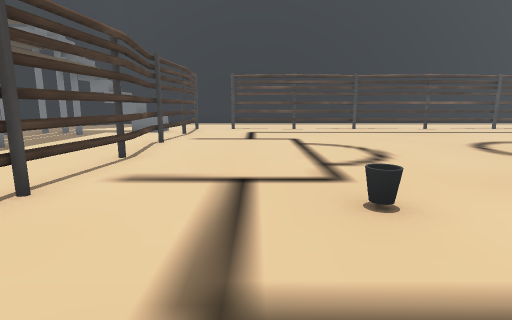
[1] (above)

20 first-person views from a walk through a 3-D level made in the Unity game engine. The camera is 1.2 m above the floor, tilts 10° down and sees 80° across. The floor is counted in squares, 1 m on a side. Each view is taken from the middle of a square. On the plan, view 1 faces up. The plan holds only what a view shows up to about 13 squares ahead; the rest is blank. The place goes on beyond the plan. The player is left out.

[2]
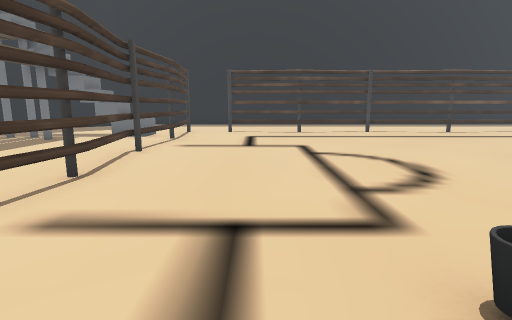

[3]
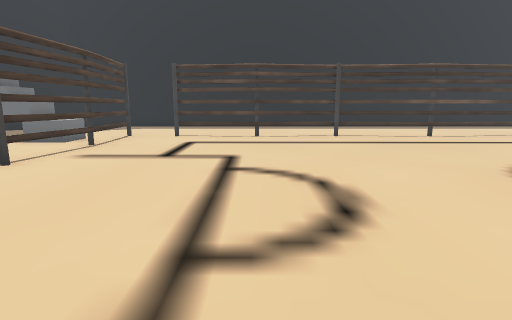

[4]
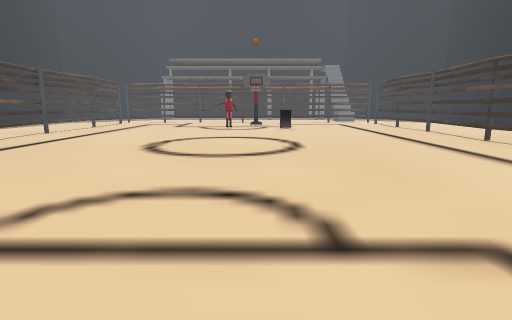

[5]
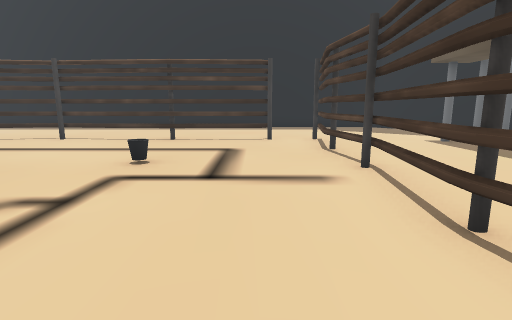

[6]
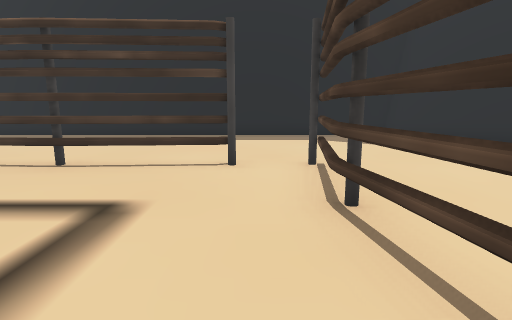

[7]
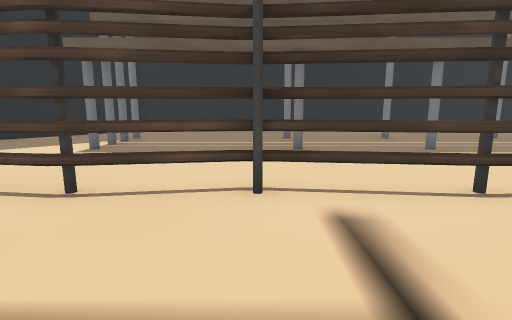

[8]
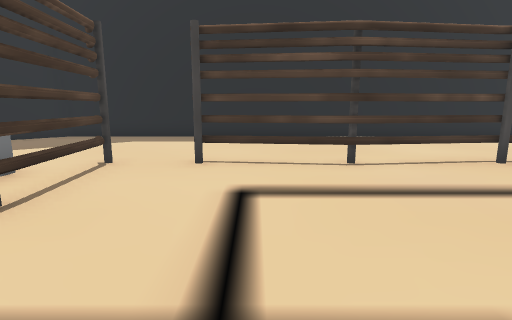

[9]
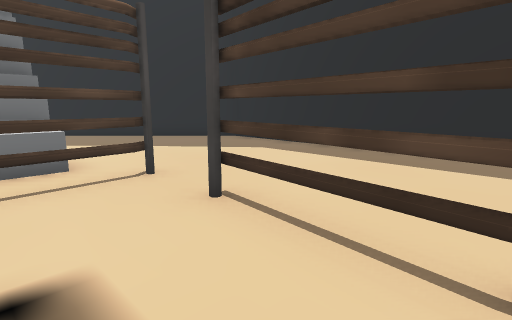

[10]
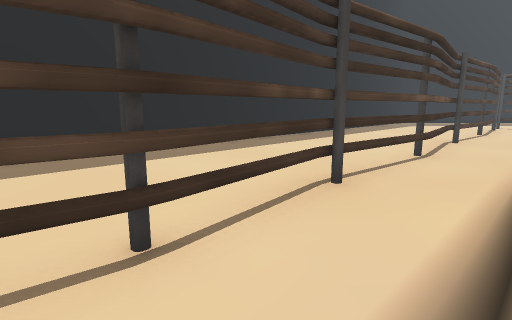

[11]
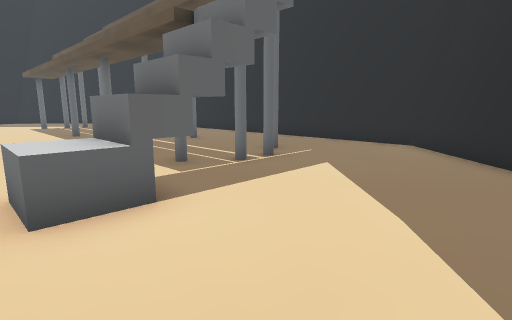

[12]
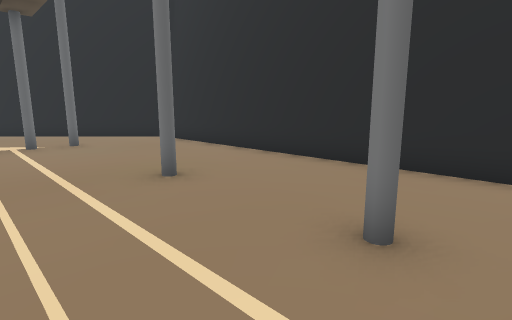

[13]
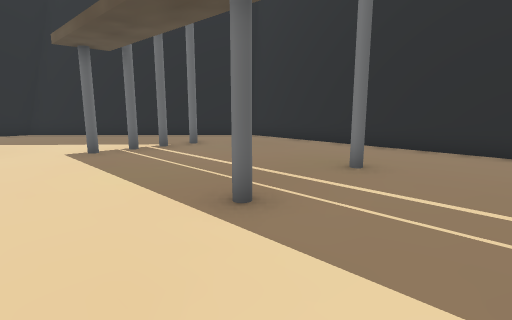

[14]
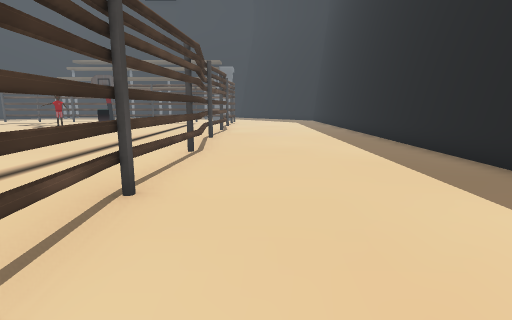

[15]
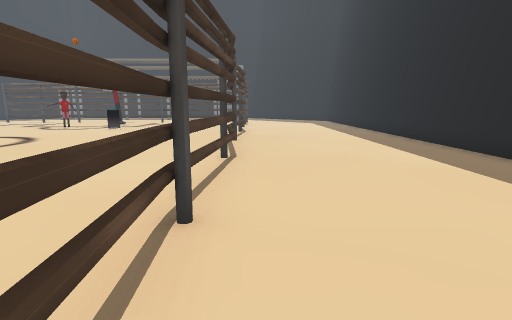

[16]
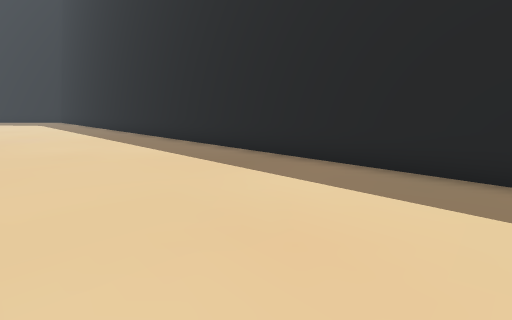

[17]
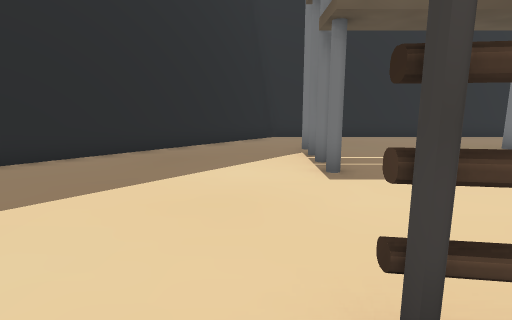

[18]
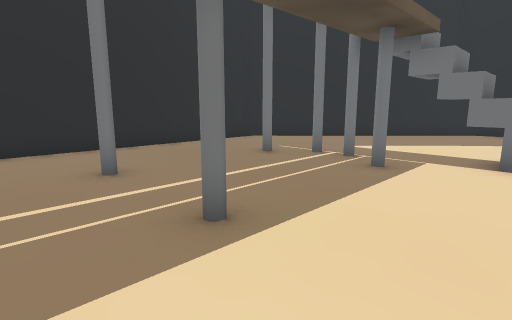

[19]
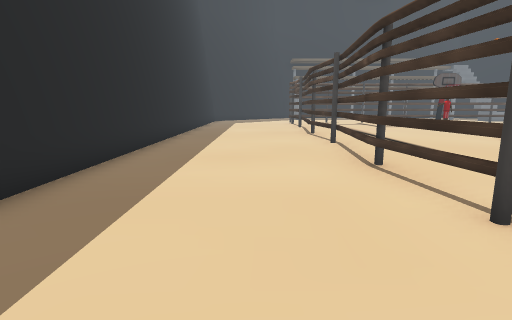

[20]
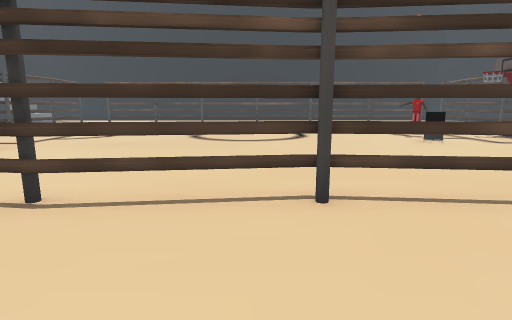

### Floor plan
Key: @ floor where view 1 was taken; # wall or solid block; x gap in a wall; . floor; ^ raised ledge; T thing the floor can be seen under or through.
Columns run from 14 left of view 1 to 12 right of it. Each row starts with its distance up from view 1.
 23       #####################
 22      ##....................
 21     ##.....................
 20    ##......................
 19   ##.......................
 18  ##........................
 17 ##...........TT...TT......#
 16 #..........T...TTT...#####.
 15 #......T^^.T...............
 14 #......T^^.T...............
 13 #..#..#....T...............
 12 #..........T...............
 11 #..........T...............
 10 #..........T...............
  9 #..#..#....T...............
  8 #..........T...............
  7 #..........T...............
  6 #..........T...............
  5 #..#..#....T...............
  4 #..........T...............
  3 #..........T...............
  2 #..........T...............
  1 #..........T...............
  0 #..........T..@............
 -1 #..#.x.....T.TTTTTTTTTTTTTT
 -2 #..........................
 -3 ##.........................
 -4  ##........................
 -5   ##.......................
 -6    ###.....................
 -7     ###....................
 -8      ######################

Positions as (right, up) in squares from view 1, and headings:
1: (0, 0), facing up
2: (0, 2), facing up
3: (2, 4), facing up
4: (-1, 7), facing right
5: (-1, 10), facing down
6: (-2, 5), facing down
7: (1, 4), facing left
8: (0, 10), facing up
9: (2, 14), facing up-left
10: (1, 14), facing up-right
11: (-4, 19), facing down-left
12: (-8, 10), facing down-left
13: (-5, 8), facing down-left
14: (-2, -3), facing right
15: (-1, -2), facing right
16: (-2, -2), facing down-right
17: (-2, -2), facing left
18: (-5, 7), facing up-left
19: (-1, 19), facing right
20: (9, -5), facing up
